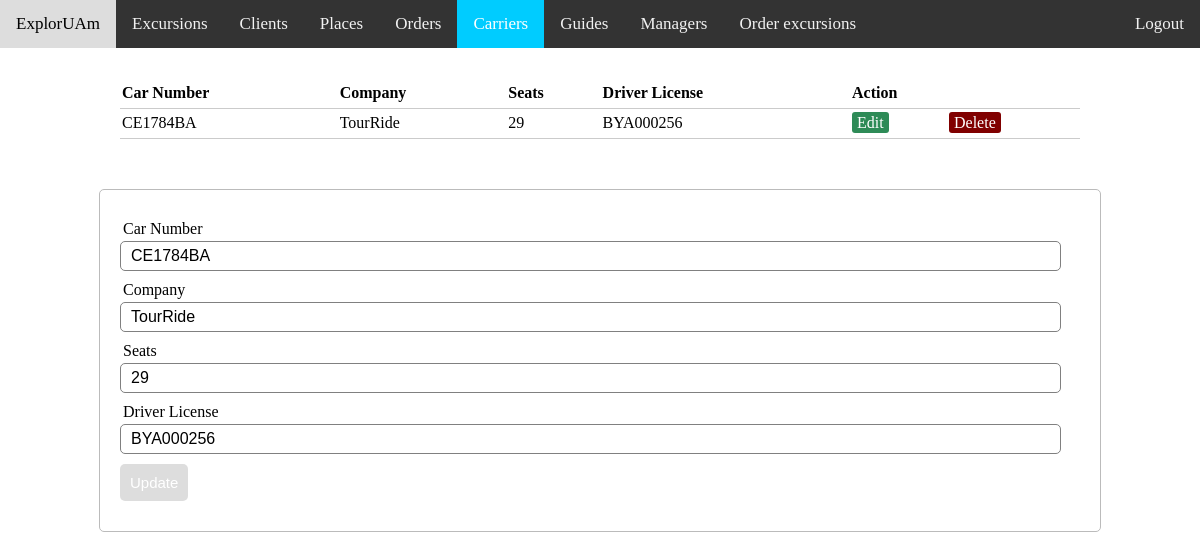
The app's page /admin_view/carriers.php?edit_carrier=1 with its own data.
### tables this page shows
CREATE TABLE IF NOT EXISTS `carrier` (
  `id_carrier` int(11) NOT NULL AUTO_INCREMENT,
  `car_number` char(8) NOT NULL,
  `name_company` varchar(30) NOT NULL,
  `seats` int(11) NOT NULL,
  `driver_license` char(9) NOT NULL,
  PRIMARY KEY (`id_carrier`)
);

### admin_view/carriers.php (the view, shortened to what this page needs)
<?php  include('server.php');
  if (isset($_GET['edit_carrier'])) {
    $id_carrier = $_GET['edit_carrier'];
    $update = true;
    $record = mysqli_query($db, "SELECT * FROM carrier WHERE id_carrier=$id_carrier");
    if (count($record) == 1 ) {
      $n = mysqli_fetch_array($record);
      $car_number= $n['car_number'];
      $name_company= $n['name_company'];
      $seats= $n['seats'];
      $driver_license= $n['driver_license'];
    }
  }
?>
<html>
<head>
<link rel="stylesheet" href="adminstyle.css">
</head>
<body>
<div class="topnav"> <a class="hover">ExplorUAm</a>
  <a href="excursions.php">Excursions</a>
  <a href="clients.php">Clients</a>
  <a href="places.php">Places</a>
  <a href="orders.php">Orders</a>
  <a class="active" href="carriers.php">Carriers</a>
  <a href="guides.php">Guides</a>
  <a href="managers.php">Managers</a>
  <a href="order_excursions.php">Order excursions</a>
  <a href="../main.php" style="float:right"> Logout </a>
</div>
<?php $results = mysqli_query($db, "SELECT * FROM carrier"); ?>
<table>
  <thead>
    <tr>
      <th>Car Number</th>
      <th>Company</th>
      <th>Seats</th>
      <th>Driver License</th>
      <th colspan="2">Action</th>
    </tr>
  </thead>
  <?php while ($row = mysqli_fetch_array($results)) { ?>
    <tr>
      <td><?php echo $row['car_number']; ?></td>
      <td><?php echo $row['name_company']; ?></td>
      <td><?php echo $row['seats']; ?></td>
      <td><?php echo $row['driver_license']; ?></td>
      <td>
        <a href="carriers.php?edit_carrier=<?php echo $row['id_carrier']; ?>" class="edit_btn" >Edit</a>
      </td>
      <td>
        <a href="server.php?del_carrier=<?php echo $row['id_carrier']; ?>" class="del_btn">Delete</a>
      </td>
    </tr>
  <?php } ?>
</table>
  <form method="post" action="server.php" >
    <div class="input-group">
      <label>Car Number</label>
      <input type="text" name="car_number" value="<?php echo $car_number; ?>">
    </div>
    <div class="input-group">
      <label>Company</label>
      <input type="text" name="name" value="<?php echo $name_company; ?>">
    </div>
    <div class="input-group">
      <label>Seats</label>
      <input type="text" name="seats"value="<?php echo $seats; ?>">
    </div>
    <div class="input-group">
      <label>Driver License</label>
      <input type="text" name="driver_license" value="<?php echo $driver_license; ?>">
    </div>
    <div class="input-group">
      <?php if ($update == true): ?>
      <button class="btn" type="submit" name="update_carrier" style="background: #ddd;" >Update</button>
      <?php else: ?>
      <button class="btn" type="submit" name="save_carrier" >Add</button>
      <?php endif ?>
    </div>
  </form>
</body>
</html>

### admin_view/adminstyle.css (style rules this page uses)
body { margin: 0; }
.topnav { overflow: hidden; background-color: #333; }
.topnav a { float: left; color: #f2f2f2; text-align: center; padding: 14px 16px; text-decoration: none; font-size: 17px; }
.topnav a.hover { background-color: #ddd; color: black; }
.topnav a.active { background-color: #00CCFF; color: white; }
table { width: 80%; margin: 30px auto; border-collapse: collapse; text-align: left; }
tr { border-bottom: 1px solid #cbcbcb; }
th, td { border: none; height: 30px; padding: 2px; }
form { width: 80%; margin: 50px auto; text-align: left; padding: 20px; border: 1px solid #bbbbbb; border-radius: 5px; }
.input-group { margin: 10px 0px 10px 0px; }
.input-group label { display: block; text-align: left; margin: 3px; }
.input-group input { height: 30px; width: 98%; padding: 5px 10px; font-size: 16px; border-radius: 5px; border: 1px solid gray; }
.btn { padding: 10px; font-size: 15px; color: white; background: #5F9EA0; border: none; border-radius: 5px; }
.edit_btn { text-decoration: none; padding: 2px 5px; background: #2E8B57; color: white; border-radius: 3px; }
.del_btn { text-decoration: none; padding: 2px 5px; color: white; border-radius: 3px; background: #800000; }

### records on screen
carrier: car_number "CE1784BA", name_company "TourRide", seats "29", driver_license "BYA000256", name "TourRide"
